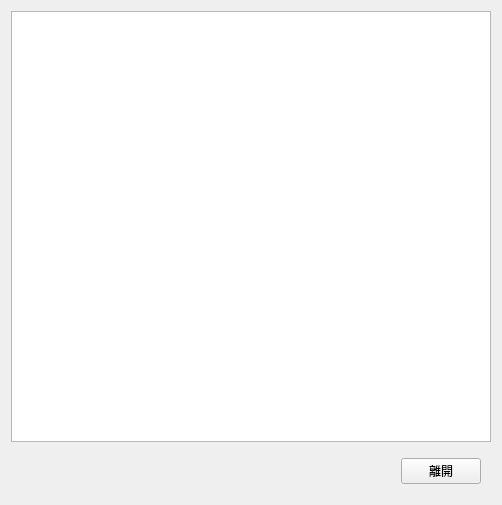
<?xml version="1.0" encoding="UTF-8"?>
<ui version="4.0">
 <class>ManualWindow</class>
 <widget class="QWidget" name="ManualWindow">
  <property name="windowModality">
   <enum>Qt::ApplicationModal</enum>
  </property>
  <property name="geometry">
   <rect>
    <x>0</x>
    <y>0</y>
    <width>502</width>
    <height>505</height>
   </rect>
  </property>
  <property name="windowTitle">
   <string>使用說明</string>
  </property>
  <property name="windowIcon">
   <iconset resource="../resources_rc.qrc">
    <normaloff>:/statics/icon.ico</normaloff>:/statics/icon.ico</iconset>
  </property>
  <layout class="QGridLayout" name="gridLayout">
   <item row="2" column="0">
    <layout class="QHBoxLayout" name="horizontalLayout">
     <property name="leftMargin">
      <number>10</number>
     </property>
     <property name="topMargin">
      <number>10</number>
     </property>
     <property name="rightMargin">
      <number>10</number>
     </property>
     <property name="bottomMargin">
      <number>10</number>
     </property>
     <item>
      <spacer name="horizontalSpacer">
       <property name="orientation">
        <enum>Qt::Horizontal</enum>
       </property>
       <property name="sizeHint" stdset="0">
        <size>
         <width>40</width>
         <height>20</height>
        </size>
       </property>
      </spacer>
     </item>
     <item>
      <widget class="QPushButton" name="exit_btn">
       <property name="text">
        <string>離開</string>
       </property>
      </widget>
     </item>
    </layout>
   </item>
   <item row="0" column="0">
    <widget class="QTextBrowser" name="textBrowser">
     <property name="font">
      <font>
       <pointsize>12</pointsize>
      </font>
     </property>
     <property name="source">
      <url>
       <string>qrc:/manual.md</string>
      </url>
     </property>
    </widget>
   </item>
  </layout>
 </widget>
 <resources>
  <include location="../resources_rc.qrc"/>
 </resources>
 <connections/>
</ui>
